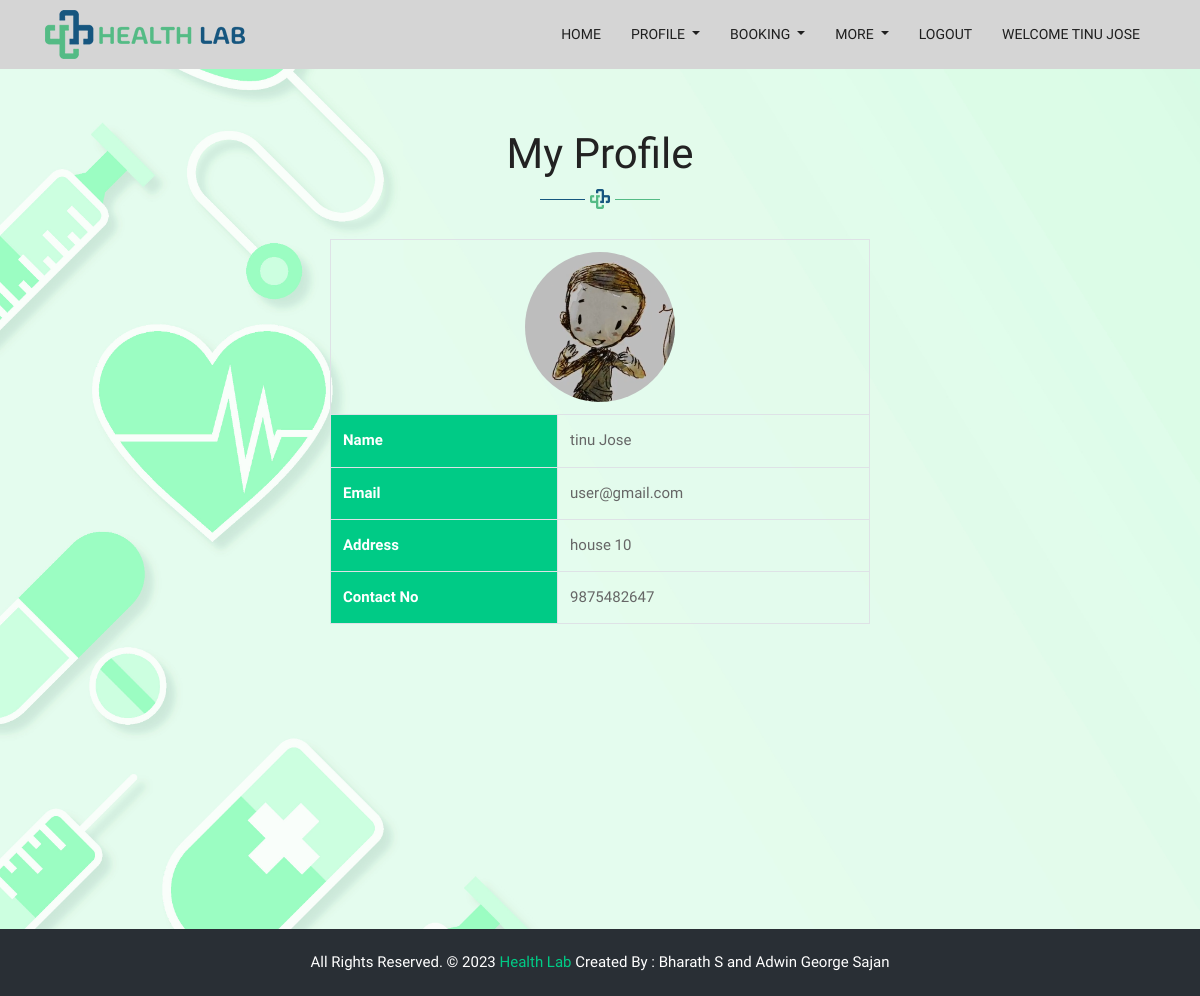
The page /Project/User/MyProfile.php (signed in) on the database its author committed.
### tables this page shows
CREATE TABLE `tbl_user` (
  `user_id` int(11) NOT NULL auto_increment,
  `user_name` varchar(50) NOT NULL,
  `user_address` varchar(100) NOT NULL,
  `user_contact` varchar(50) NOT NULL,
  `user_proof` varchar(100) NOT NULL,
  `user_email` varchar(100) NOT NULL,
  `user_password` varchar(50) NOT NULL,
  `user_photo` varchar(100) NOT NULL,
  `place_id` int(11) NOT NULL,
  `user_age` varchar(50) NOT NULL,
  `user_gender` varchar(50) NOT NULL,
  PRIMARY KEY  (`user_id`)
);

### Project/User/MyProfile.php (the view, shortened to what this page needs)
<!DOCTYPE html PUBLIC "-//W3C//DTD XHTML 1.0 Transitional//EN" "http://www.w3.org/TR/xhtml1/DTD/xhtml1-transitional.dtd">
<html xmlns="http://www.w3.org/1999/xhtml">
<head>
</head>
<?php
   include("Header.php");
	 $sel="select * from tbl_user where user_id='".$_SESSION["uid"]."'";
	 $data=mysql_query($sel);
	 $row=mysql_fetch_array($data);
	 ?>
<body class="bg-all">
	        <div class="title-box">
						<h2>My Profile</h2>
					</div>
<div align="center">
<form id="form1" name="form1" method="post" action="">
  <div class="container mt-4">
    <div class="row justify-content-center">
      <div class="col-md-6">
        <table class="table table-bordered">
          <tr>
            <td colspan="2" align="center">
              <img src="../Assets/Files/User/Photo/<?php echo $row["user_photo"]?>"  alt="User Photo" style="border-radius:75px" width="150" height="150">
            </td>
          </tr>
          <tr>
            <td  class="font-weight-bold"style="background-color: #00cb86;color:white;">Name</td>
            <td><?php echo $row["user_name"]?></td>
          </tr>
          <tr>
            <td class="font-weight-bold" style="background-color: #00cb86;color:white;">Email</td>
            <td><?php echo $row["user_email"]?></td>
          </tr>
          <tr>
            <td class="font-weight-bold" style="background-color: #00cb86;color:white;">Address</td>
            <td><?php echo $row["user_address"]?></td>
          </tr>
          <tr>
            <td class="font-weight-bold" style="background-color: #00cb86;color:white;">Contact No</td>
            <td><?php echo $row["user_contact"]?></td>
          </tr>
        </table>
      </div>
    </div>
  </div>
</form>
</body>
</div>
</html>
<?php
include("Footer.php");
?>

### Project/Assets/Templates/Main/css/style.css (style rules this page uses)
body { color: #666666; font-size: 15px; font-family: 'Catamaran', sans-serif; line-height: 1.80857; }
h1, h2, h3, h4, h5, h6 { letter-spacing: 0; font-weight: normal; position: relative; padding: 0 0 10px 0; font-weight: normal; line-height: 120% !important; color: #1f1f1f; margin: 0 }
h2 { font-size: 22px }
.title-box { text-align: center; margin-bottom: 30px; }
.title-box h2 { font-size: 42px; font-family: 'Catamaran', sans-serif; color: #222222; font-weight: 500; position: relative; padding-bottom: 30px; margin-bottom: 15px; }
.title-box h2::after { content: ""; position: absolute; background: url(../images/tag-line.png)no-repeat center; width: 120px; height: 20px; bottom: 0; left: 0; right: 0; margin: 0 auto; }
.bg-all { background-image: url('../../Background/background.jpg'); background-size: cover; }

### Project/User/MyProfile.php (style rules this page uses)
.title-box h2 { margin-top: 60px; }

### rows shown on the page
tbl_user: user_photo (picture), user_name "tinu Jose", user_email "user@gmail.com", user_address "house 10", user_contact "9875482647"

### other values the page prints
$_SESSION["uname"] "TINU JOSE"
